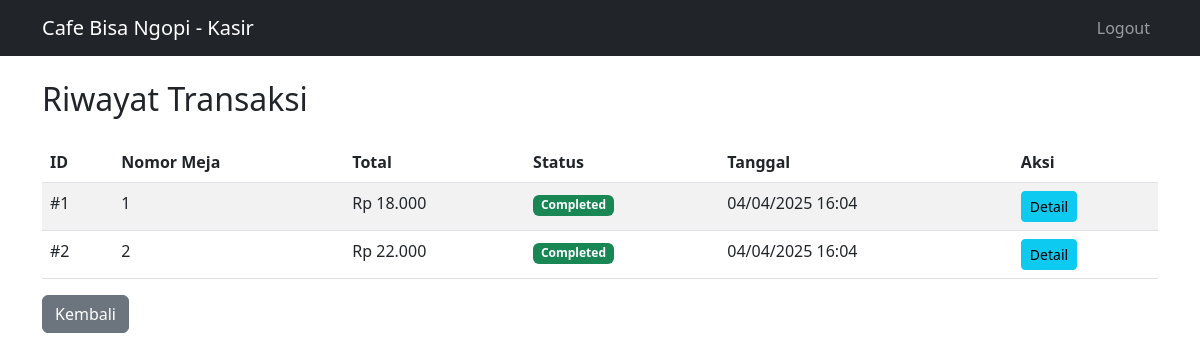
The app's page /pages/kasir/transactions.php (signed in) with its own data.
### tables this page shows
CREATE TABLE IF NOT EXISTS orders (
    id INT PRIMARY KEY AUTO_INCREMENT,
    table_number INT NOT NULL,
    cashier_id INT NOT NULL,
    total_amount DECIMAL(10,2) NOT NULL,
    status ENUM('pending', 'completed', 'cancelled') NOT NULL DEFAULT 'pending',
    created_at TIMESTAMP DEFAULT CURRENT_TIMESTAMP,
    FOREIGN KEY (cashier_id) REFERENCES users(id)
);

### pages/kasir/transactions.php (the view, shortened to what this page needs)
<?php
require_once '../../config/database.php';
$stmt = $pdo->prepare("
    SELECT o.*, u.username as cashier_name
    FROM orders o
    JOIN users u ON o.cashier_id = u.id
    WHERE o.cashier_id = ?
    ORDER BY o.created_at DESC
");
$stmt->execute([$_SESSION['user_id']]);
$transactions = $stmt->fetchAll();
?>
<!DOCTYPE html>
<html lang="en">
<head>
    <link href="https://cdn.jsdelivr.net/npm/bootstrap@5.3.0/dist/css/bootstrap.min.css" rel="stylesheet">
</head>
<body>
    <nav class="navbar navbar-expand-lg navbar-dark bg-dark">
        <div class="container">
            <a class="navbar-brand" href="dashboard.php">Cafe Bisa Ngopi - Kasir</a>
            <div class="navbar-nav ms-auto">
                <a class="nav-link" href="../../auth/logout.php">Logout</a>
            </div>
        </div>
    </nav>
    <div class="container mt-4">
        <h2>Riwayat Transaksi</h2>
        <div class="table-responsive mt-4">
            <table class="table table-striped">
                <thead>
                    <tr>
                        <th>ID</th>
                        <th>Nomor Meja</th>
                        <th>Total</th>
                        <th>Status</th>
                        <th>Tanggal</th>
                        <th>Aksi</th>
                    </tr>
                </thead>
                <tbody>
                    <?php foreach ($transactions as $transaction): ?>
                    <tr>
                        <td>#<?php echo $transaction['id']; ?></td>
                        <td><?php echo $transaction['table_number']; ?></td>
                        <td>Rp <?php echo number_format($transaction['total_amount'], 0, ',', '.'); ?></td>
                        <td>
                            <span class="badge bg-<?php
                                echo $transaction['status'] == 'pending' ? 'warning' :
                                    ($transaction['status'] == 'completed' ? 'success' : 'danger');
                            ?>">
                                <?php echo ucfirst($transaction['status']); ?>
                            </span>
                        </td>
                        <td><?php echo date('d/m/Y H:i', strtotime($transaction['created_at'])); ?></td>
                        <td>
                            <a href="transaction_detail.php?id=<?php echo $transaction['id']; ?>"
                                class="btn btn-sm btn-info">Detail</a>
                        </td>
                    </tr>
                    <?php endforeach; ?>
                </tbody>
            </table>
        </div>
        <a href="dashboard.php" class="btn btn-secondary">Kembali</a>
    </div>
</body>
</html>

### records on screen
orders: id "1", table_number "1", total_amount "18.000", status "Completed", created_at "04/04/2025 16:04"
orders: id "2", table_number "2", total_amount "22.000", status "Completed", created_at "04/04/2025 16:04"
